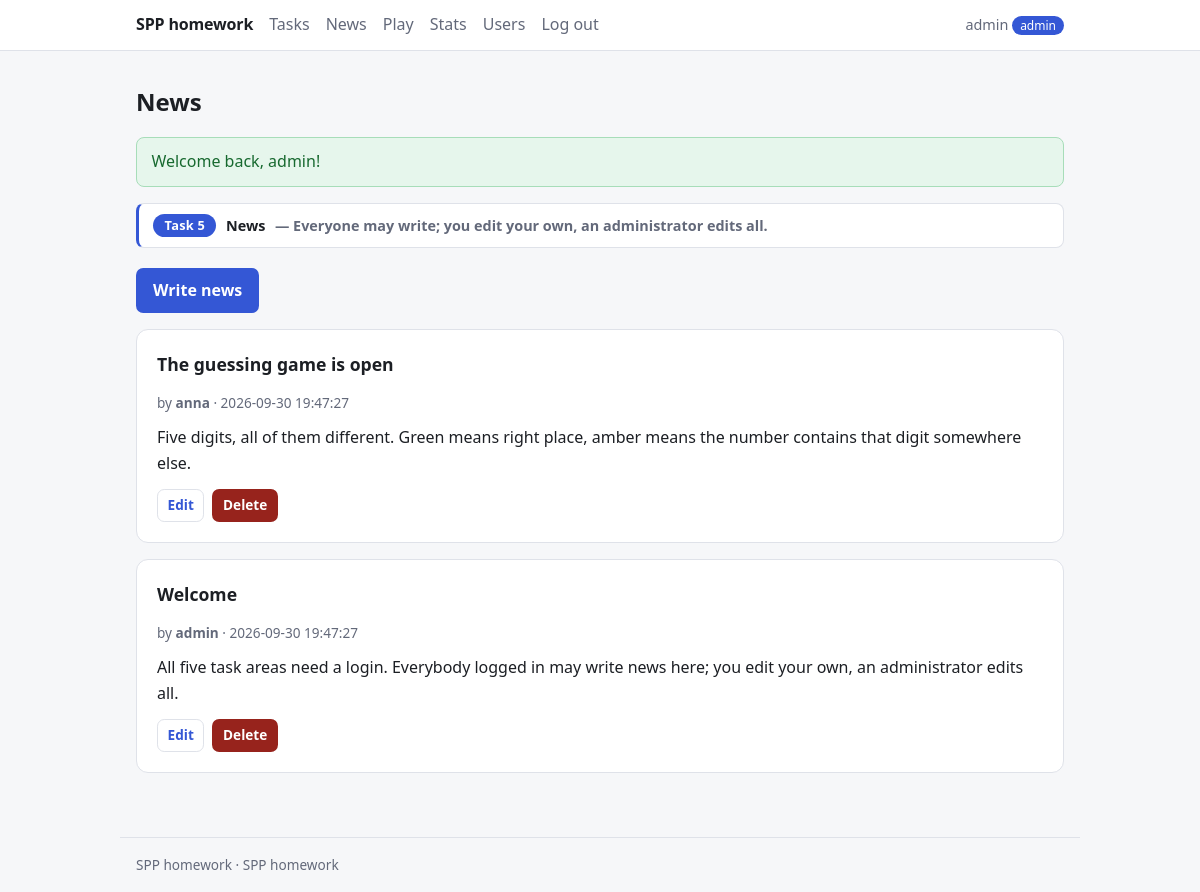
Screenshot of /task5-news/index.php (signed in) with the database file from the repository.
### tables this page shows
CREATE TABLE IF NOT EXISTS `users` (
    `id`            INT UNSIGNED NOT NULL AUTO_INCREMENT,
    `username`      VARCHAR(50)  NOT NULL,
    `password_hash` VARCHAR(255) NOT NULL,
    `full_name`     VARCHAR(100) NOT NULL DEFAULT '',
    `email`         VARCHAR(190) NOT NULL DEFAULT '',
    `is_admin`      TINYINT(1)   NOT NULL DEFAULT 0,
    `created_at`    DATETIME     NOT NULL DEFAULT CURRENT_TIMESTAMP,
    PRIMARY KEY (`id`),
    UNIQUE KEY `uq_users_username` (`username`)
);

CREATE TABLE IF NOT EXISTS `news` (
    `id`         INT UNSIGNED NOT NULL AUTO_INCREMENT,
    `user_id`    INT UNSIGNED NOT NULL,
    `title`      VARCHAR(200) NOT NULL,
    `body`       TEXT         NOT NULL,
    `created_at` DATETIME     NOT NULL DEFAULT CURRENT_TIMESTAMP,
    `updated_at` DATETIME     NULL DEFAULT NULL,
    PRIMARY KEY (`id`),
    KEY `ix_news_user` (`user_id`),
    CONSTRAINT `fk_news_user` FOREIGN KEY (`user_id`)
        REFERENCES `users` (`id`) ON DELETE CASCADE
);

### lib/helpers.php (called while the page is built, shortened)
<?php
function app_base(): string
{
    static $base = null;
    if ($base !== null) {
        return $base;
    }
    $base       = '/';
    $appRoot    = realpath(dirname(__DIR__));
    $scriptFile = realpath($_SERVER['SCRIPT_FILENAME'] ?? '');
    $scriptName = $_SERVER['SCRIPT_NAME'] ?? '';
    if ($appRoot !== false && $scriptFile !== false && str_starts_with($scriptFile, $appRoot)) {
        $insideApp = substr($scriptFile, strlen($appRoot));
        if ($insideApp !== '' && str_ends_with($scriptName, $insideApp)) {
            $base = substr($scriptName, 0, strlen($scriptName) - strlen($insideApp)) . '/';
        }
    }
    return $base;
}
function url(string $path = ''): string
{
    return app_base() . ltrim($path, '/');
}
function e(mixed $value): string
{
    return htmlspecialchars((string)$value, ENT_QUOTES | ENT_SUBSTITUTE, 'UTF-8');
}

### lib/session.php (called while the page is built, shortened)
<?php
function flash_take(): array
{
    $flashes = $_SESSION['flashes'] ?? [];
    return $flashes;
}
function current_user(): ?array
{
    return $_SESSION['user'] ?? null;
}
function is_logged_in(): bool
{
    return current_user() !== null;
}
function is_admin(): bool
{
    return (bool)(current_user()['is_admin'] ?? false);
}

### lib/db.php (called while the page is built, shortened)
<?php
function db(): PDO
{
    static $pdo = null;
    $dsn = sprintf('mysql:host=%s;port=%d;charset=%s', DB_HOST, DB_PORT, DB_CHARSET);
    $options = [
        PDO::ATTR_ERRMODE            => PDO::ERRMODE_EXCEPTION,
        PDO::ATTR_DEFAULT_FETCH_MODE => PDO::FETCH_ASSOC,
        PDO::ATTR_EMULATE_PREPARES   => false,
        PDO::MYSQL_ATTR_FOUND_ROWS   => true,
    ];
    try {
        $pdo = new PDO($dsn . ';dbname=' . DB_NAME, DB_USER, DB_PASS, $options);
    } catch (PDOException $first) {
        try {
            $server = new PDO($dsn, DB_USER, DB_PASS, $options);
            $server->exec(
                'CREATE DATABASE IF NOT EXISTS `' . DB_NAME . '`'
                . ' CHARACTER SET utf8mb4 COLLATE utf8mb4_hungarian_ci'
            );
            $pdo = new PDO($dsn . ';dbname=' . DB_NAME, DB_USER, DB_PASS, $options);
        } catch (PDOException $second) {
            db_fail($first, $second);
        }
    }
    db_install_schema($pdo);
    return $pdo;
}
function db_install_schema(PDO $pdo): void
{
    $marker = defined('DB_MARKER_TABLE') ? DB_MARKER_TABLE : 'users';
    $exists = $pdo->query('SHOW TABLES LIKE ' . $pdo->quote($marker))->fetch();
    if ($exists) {
        return;
    }
}
function db_all(string $sql, array $params = []): array
{
    $statement = db()->prepare($sql);
    $statement->execute($params);
    return $statement->fetchAll();
}

### lib/news.php (called while the page is built, shortened)
<?php
function news_all(): array
{
    return db_all(
        'SELECT n.*, u.username AS author
         FROM news n
         JOIN users u ON u.id = n.user_id
         ORDER BY n.created_at DESC, n.id DESC'
    );
}
function news_can_edit(array $news): bool
{
    if (is_admin()) {
        return true;
    }
    return (int)$news['user_id'] === current_user_id();
}

### lib/tasks.php (called while the page is built, shortened)
<?php
function task(int $number): array
{
    return tasks()[$number] ?? ['title' => '', 'url' => '', 'blurb' => '', 'shows' => [], 'demo' => ''];
}

### task5-news/index.php (the view, shortened to what this page needs)
<?php
$news = news_all();
render_header('News', main_nav());
render_task_banner(5);
?>
<p class="actions"><a class="button" href="<?= e(url('task5-news/form.php')) ?>">Write news</a></p>
<?php if (!$news): ?>
    <p class="alert alert-info">There is no news yet.</p>
<?php else: ?>
    <?php foreach ($news as $item): ?>
        <article class="news-item">
            <h3><?= e($item['title']) ?></h3>
            <p class="news-meta">
                by <strong><?= e($item['author']) ?></strong>
                &middot; <?= e($item['created_at']) ?>
            </p>
            <p class="news-body"><?= nl2br(e($item['body'])) ?></p>
            <?php if (news_can_edit($item)): ?>
                <div class="actions">
                    <a class="button button-quiet button-small" href="<?= e(url('task5-news/form.php')) ?>?id=<?= (int)$item['id'] ?>">Edit</a>
                    <form method="post" action="<?= e(url('task5-news/delete.php')) ?>"
                          onsubmit="return confirm('Delete this news item?');">
                        <button class="button-danger button-small" type="submit">Delete</button>
                    </form>
                </div>
            <?php endif; ?>
        </article>
    <?php endforeach; ?>
<?php endif; ?>
<?php render_footer(); ?>

### lib/layout.php (shortened to what this page needs)
<?php
function render_header(string $title, array $nav = []): void
{
    $appName = defined('APP_NAME') ? APP_NAME : 'SPP';
    $user    = function_exists('current_user') ? current_user() : null;
    ?><!doctype html>
<html lang="en">
<head>
    <link rel="stylesheet" href="<?= e(url('assets/style.css')) ?>">
</head>
<body>
<header class="topbar">
    <div class="topbar-inner">
        <span class="brand"><?= e($appName) ?></span>
        <nav>
            <?php foreach ($nav as $item): ?>
                <a href="<?= e($item['href']) ?>"><?= e($item['label']) ?></a>
            <?php endforeach; ?>
        </nav>
        <?php if ($user !== null): ?>
            <span class="who">
                <?= e($user['username']) ?><?= !empty($user['is_admin']) ? ' <span class="badge">admin</span>' : '' ?>
            </span>
        <?php endif; ?>
    </div>
</header>
<main>
    <h1><?= e($title) ?></h1>
    <?php render_flashes(); ?>
<?php
}
function render_flashes(): void
{
    foreach (flash_take() as $flash) {
        $type = in_array($flash['type'], ['success', 'error', 'info'], true) ? $flash['type'] : 'info';
        echo '<p class="alert alert-' . $type . '">' . e($flash['message']) . '</p>';
    }
}
function render_task_banner(int $number): void
{
    $task = task($number);
    ?>
    <details class="task-strip">
        <summary>
            <span class="task-no">Task <?= $number ?></span>
            <?= e($task['title']) ?>
            <span class="muted">&mdash; <?= e($task['blurb']) ?></span>
        </summary>
    </details>
    <?php
}
function render_footer(): void
{
    $appName = defined('APP_NAME') ? APP_NAME : 'SPP';
    ?>
</main>
<footer class="foot"><?= e($appName) ?> &middot; SPP homework</footer>
</body>
</html>
<?php
}

### assets/style.css (style rules this page uses)
:root { --bg: #f6f7f9; --panel: #ffffff; --ink: #1c1f24; --muted: #63697a; --line: #dfe2e9; --accent: #3457d5; --ok-bg: #e6f6ec; --ok-ink: #17692f; --ok-line: #a7ddb9; --err-bg: #fdeceb; --err-ink: #97231c; --err-line: #f3b5b0; --info-bg: #eaf0fd; --info-ink: #27408f; --info-line: #b6c7f3; --todo-bg: #fdf4e3; --todo-ink: #8a5a06; --todo-line: #efd6a3; }
* { box-sizing: border-box; }
body { margin: 0; background: var(--bg); color: var(--ink); font: 16px/1.6 system-ui, -apple-system, "Segoe UI", Roboto, sans-serif; }
.topbar { background: var(--panel); border-bottom: 1px solid var(--line); }
.topbar-inner { max-width: 60rem; margin: 0 auto; padding: .75rem 1rem; display: flex; align-items: center; gap: 1rem; flex-wrap: wrap; }
.brand { font-weight: 700; letter-spacing: -.01em; }
.topbar nav { display: flex; gap: 1rem; flex-wrap: wrap; }
.topbar nav a { color: var(--muted); text-decoration: none; }
.who { margin-left: auto; color: var(--muted); font-size: .9rem; }
.badge { background: var(--accent); color: #fff; border-radius: 999px; padding: .05rem .5rem; font-size: .75rem; }
main { max-width: 60rem; margin: 0 auto; padding: 1.5rem 1rem 3rem; }
h1 { font-size: 1.5rem; margin: .5rem 0 1rem; }
.foot { max-width: 60rem; margin: 0 auto; padding: 1rem; color: var(--muted); font-size: .85rem; border-top: 1px solid var(--line); }
.alert { border: 1px solid; border-radius: .5rem; padding: .7rem .9rem; margin: 0 0 1rem; }
.alert-success { background: var(--ok-bg); color: var(--ok-ink); border-color: var(--ok-line); }
button, .button { display: inline-block; padding: .55rem 1rem; border: 1px solid transparent; border-radius: .45rem; background: var(--accent); color: #fff; font: inherit; font-weight: 600; text-decoration: none; cursor: pointer; }
.button-quiet { background: transparent; color: var(--accent); border-color: var(--line); }
.button-danger { background: var(--err-ink); }
.button-small { padding: .3rem .6rem; font-size: .85rem; }
.actions { display: flex; gap: .5rem; align-items: center; flex-wrap: wrap; }
.muted { color: var(--muted); }
.news-item { background: var(--panel); border: 1px solid var(--line); border-radius: .75rem; padding: 1.25rem; margin-bottom: 1rem; }
.news-item h3 { margin: 0 0 .25rem; font-size: 1.1rem; }
.news-meta { color: var(--muted); font-size: .85rem; margin-bottom: .75rem; }
.news-body { white-space: pre-wrap; margin: 0 0 .75rem; }
.task-no { display: inline-block; background: var(--accent); color: #fff; border-radius: 999px; padding: .1rem .7rem; font-size: .8rem; font-weight: 700; letter-spacing: .02em; white-space: nowrap; }
.task-strip { background: var(--panel); border: 1px solid var(--line); border-left: 3px solid var(--accent); border-radius: .5rem; padding: .6rem .9rem; margin-bottom: 1.25rem; font-size: .9rem; }
.task-strip summary { cursor: pointer; display: flex; align-items: center; gap: .6rem; flex-wrap: wrap; font-weight: 600; }
.task-strip summary::marker { color: var(--muted); }

### rows the page displays
users: username "admin"
news: title "The guessing game is open", user.username "anna", created_at "2026-09-30 19:47:27", body "Five digits, all of them different. Green means right place, amber means the number contains that digit somewhere else."
news: title "Welcome", user.username "admin", created_at "2026-09-30 19:47:27", body "All five task areas need a login. Everybody logged in may write news here; you edit your own, an administrator edits all."

### other values shown
$appName "SPP homework"
$item['label'] "Tasks"
$item['label'] "News"
$item['label'] "Play"
$item['label'] "Stats"
$item['label'] "Users"
$item['label'] "Log out"
$title "News"
$flash['message'] "Welcome back, admin!"
$number "5"
$task['title'] "News"
$task['blurb'] "Everyone may write; you edit your own, an administrator edits all."
